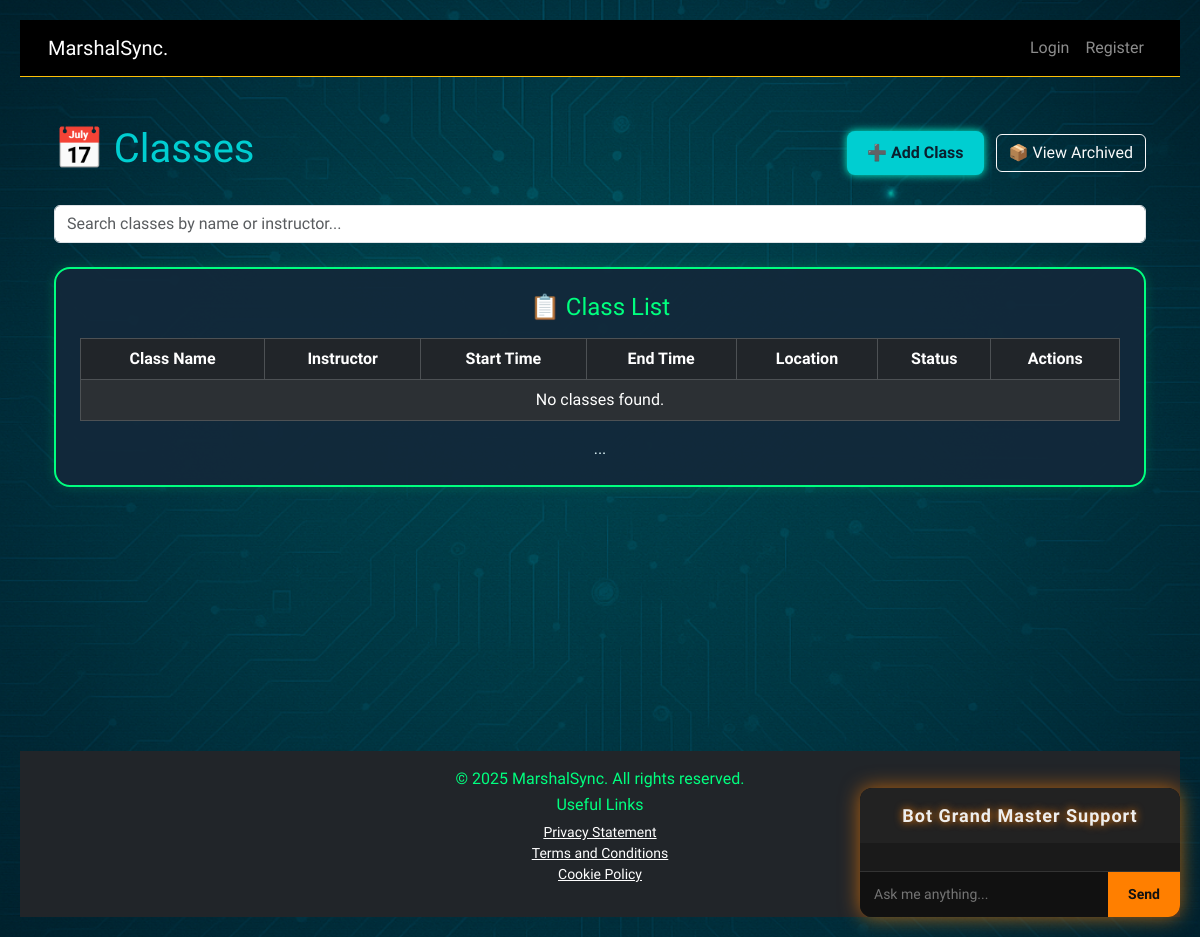
The app's page /classes/, older data.
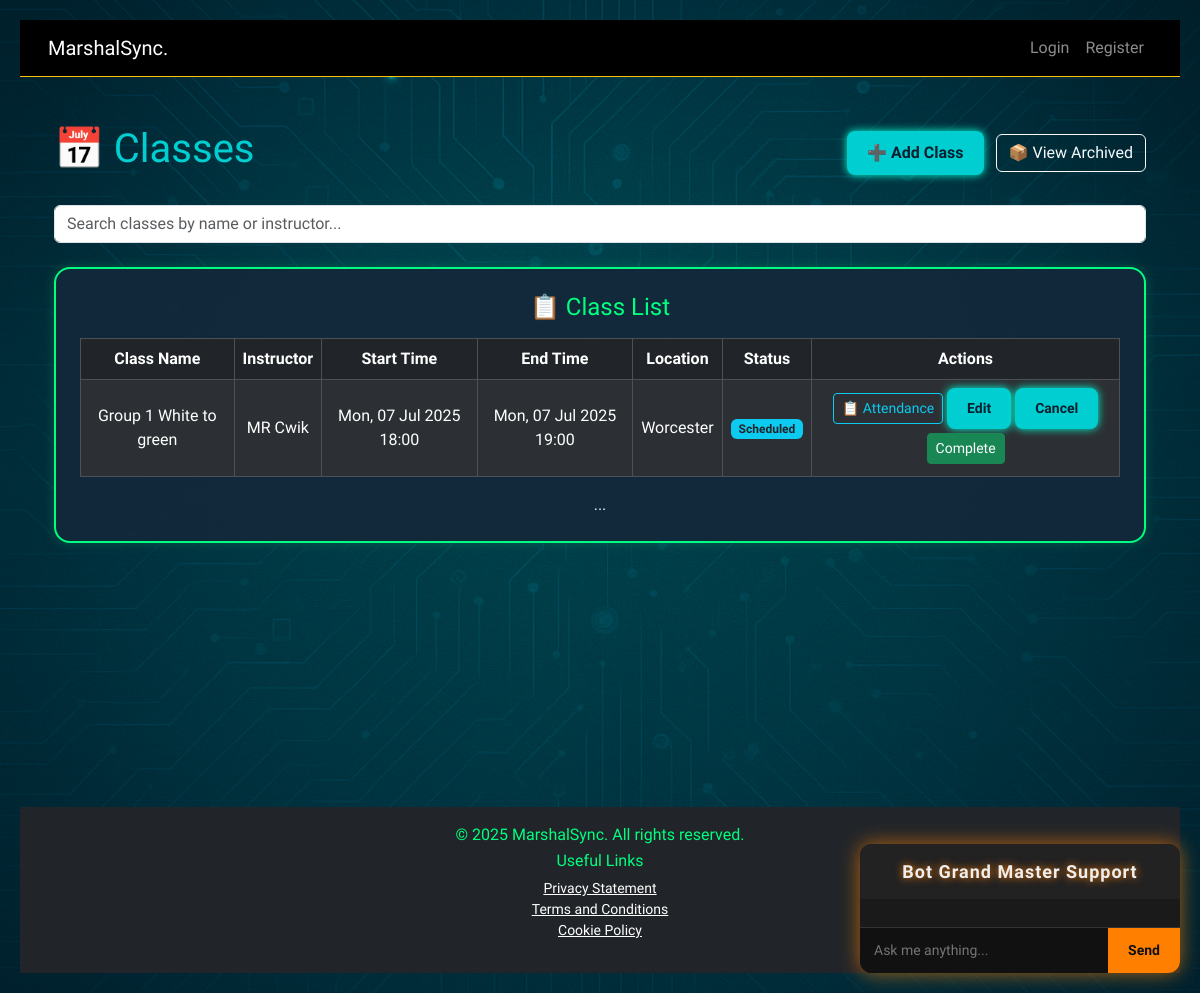
The same page, newer data.
### classes/models.py (models this page shows, shortened)
class ClassSession(models.Model):
    STATUS_CHOICES = [
        ('scheduled', 'Scheduled'),
        ('completed', 'Completed'),
        ('canceled', 'Canceled'),
    ]
    class_name = models.CharField(max_length=100)
    instructor = models.CharField(max_length=100)
    start_time = models.DateTimeField()
    end_time = models.DateTimeField()
    location = models.CharField(max_length=200, blank=True, null=True)
    description = models.TextField(blank=True, null=True)
    status = models.CharField(
        max_length=10,
        choices=STATUS_CHOICES,
        default='scheduled',
    )
    archived = models.BooleanField(default=False)

### classes/views.py (the view)
# urls.py: path('', views.classes_list, name='classes_list'),
def classes_list(request):
    query = request.GET.get('q', '').strip()
    class_list = ClassSession.objects.filter(status='scheduled').order_by('-start_time')
    if query:
        class_list = class_list.filter(
            Q(class_name__icontains=query) |
            Q(instructor__icontains=query) |
            Q(location__icontains=query)
        )
    paginator = Paginator(class_list, 10)
    page_number = request.GET.get('page')
    classes = paginator.get_page(page_number)
    context = {
        'classes': classes,
        'query': query,
    }
    return render(request, 'classes/classes_list.html', context)

### classes/templates/classes/classes_list.html (shortened to what this page needs)
{% extends 'layout.html' %}
{% block content %}
<div class="container py-4">
  <div class="d-flex justify-content-between align-items-center mb-4">
  <h1 class="text-glow">📅 Classes</h1>
  <div>
    <button type="button" class="btn btn-warning me-2" data-bs-toggle="modal" data-bs-target="#classModal" id="addClassBtn">
      ➕ Add Class
    </button>
    <a href="{% url 'classes:class_archive' %}" class="btn btn-outline-light">📦 View Archived</a>
  </div>
</div>
  <form method="GET" class="mb-4">
    <input type="text" name="q" value="{{ query }}" class="form-control" placeholder="Search classes by name or instructor..." />
  </form>
  <div class="tile">
    <h4 class="mb-3">📋 Class List</h4>
    <table class="table table-dark table-striped table-bordered rounded align-middle">
      <thead>
        <tr>
          <th>Class Name</th>
          <th>Instructor</th>
          <th>Start Time</th>
          <th>End Time</th>
          <th>Location</th>
          <th>Status</th>
          <th>Actions</th>
        </tr>
      </thead>
      <tbody>
        {% for classsession in classes %}
        <tr>
          <td>{{ classsession.class_name }}</td>
          <td>{{ classsession.instructor }}</td>
          <td>{{ classsession.start_time|date:"D, d M Y H:i" }}</td>
          <td>{{ classsession.end_time|date:"D, d M Y H:i" }}</td>
          <td>{{ classsession.location }}</td>
          <td>
            {% if classsession.status == 'scheduled' %}
              <span class="badge bg-info text-dark">Scheduled</span>
            {% elif classsession.status == 'completed' %}
              <span class="badge bg-success">Completed</span>
            {% elif classsession.status == 'canceled' %}
              <span class="badge bg-warning text-dark">Canceled</span>
            {% else %}
              <span class="badge bg-secondary">Unknown</span>
            {% endif %}
          </td>
          <td>
            {% if not show_archived %}
              <a href="{% url 'classes:class_register' classsession.id %}" class="btn btn-sm btn-outline-info mb-1">
  📋 Attendance
</a>
              <a href="#" class="btn btn-sm btn-warning mb-1 edit-class-btn"
                 data-id="{{ classsession.pk }}"
                 data-class_name="{{ classsession.class_name|escapejs }}"
                 data-instructor="{{ classsession.instructor|escapejs }}"
                 data-start_time="{{ classsession.start_time|date:'Y-m-d\\TH:i' }}"
                 data-end_time="{{ classsession.end_time|date:'Y-m-d\\TH:i' }}"
                 data-location="{{ classsession.location|escapejs }}">Edit</a>
              <form action="{% url 'classes:cancel_class' classsession.pk %}" method="POST" style="display:inline;">
                <button type="submit" class="btn btn-sm btn-warning mb-1" onclick="return confirm('Cancel this class and archive it?');">Cancel</button>
              </form>
              <form action="{% url 'classes:complete_class' classsession.pk %}" method="POST" style="display:inline;">
                <button type="submit" class="btn btn-sm btn-success mb-1" onclick="return confirm('Mark this class as complete and archive it?');">Complete</button>
              </form>
            {% else %}
              <span class="text-muted">Archived</span>
            {% endif %}
          </td>
        </tr>
        {% empty %}
        <tr><td colspan="7">No classes found.</td></tr>
        {% endfor %}
      </tbody>
    </table>
    ...
  </div>
</div>
{% endblock %}

Row changes from the older to the newer data that the page shows:
added ClassSession: class_name "Group 1 White to green", instructor "MR Cwik", start_time "Mon, 07 Jul 2025 18:00", end_time "Mon, 07 Jul 2025 19:00", location "Worcester", status "Scheduled"
Text that changed along with them:
text no longer shown: "No classes found."
